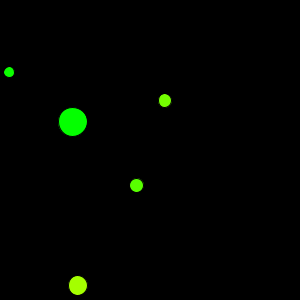
Frame 1 (no input)
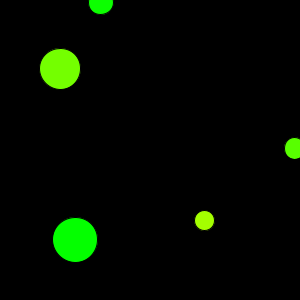
Frame 60 (the mouse pressed at the canvas centre just before this capture)
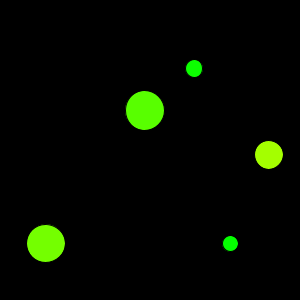
Frame 120 (the mouse held since frame 60 and released just before this capture)

The Processing sketch that drew these frames (run headless with seeded random() and noise(); from frame 60 on, the mouse is pressed at the canvas centre):

// Processing sketch: ex14_09
// ── ex14_09.pde
// 본문 코드: 1초마다 크기가 랜덤하게 바뀌는 다섯 개의 원 (포함)

Circle[] c = new Circle[5];

void setup() {
  size(300, 300);
  for (int i = 0; i < c.length; i++) { 
    c[i] = new Circle(random(255), random(width), random(height), random(10, 50), random(-3, 3), random(-3, 3), 1000);
  }
}

void draw() {
  background(0);
  for (int i = 0; i < c.length; i++) { 
    c[i].display();
    c[i].move();
  }
}

// 클래스 코드

class Circle {
  float c, x, y, d, velocity_x, velocity_y;
  Timer timer;

  Circle(float c, float x, float y, float d, float velocity_x, float velocity_y, int time) {
    this.c = c;
    this.x = x;
    this.y = y;
    this.d = d;
    this.velocity_x = velocity_x;
    this.velocity_y = velocity_y;
    timer = new Timer(time);
  }

  void display() {
    fill(c, 255, 0);
    ellipse(x, y, d, d);
    if (timer.check()) {
      timer.start();
      d = random(10, 50);
    }
  }

  void move() {
    x += velocity_x;
    y += velocity_y;
    if (x < 0 || x > width) {
      velocity_x *= -1;
    }
    if (y < 0 || y > height) {
      velocity_y *= -1;
    }
  }
}

class Timer {
  int time, previous_time; 

  Timer(int time) {
    this.time = time;
  }

  void start() {
    previous_time = millis();
  }

  boolean check() { 
    int interval = millis() - previous_time;
    if (interval > time) {
      return true;
    } else {
      return false;
    }
  }
}
